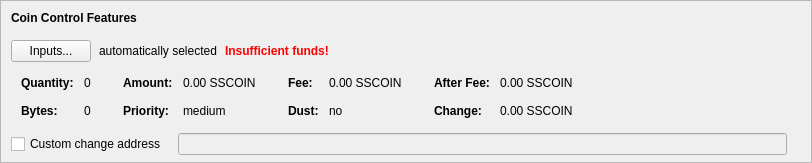
    <widget class="QFrame" name="frameCoinControl">
     <property name="sizePolicy">
      <sizepolicy hsizetype="Expanding" vsizetype="Expanding">
       <horstretch>0</horstretch>
       <verstretch>0</verstretch>
      </sizepolicy>
     </property>
     <property name="maximumSize">
      <size>
       <width>16777215</width>
       <height>16777215</height>
      </size>
     </property>
     <property name="frameShape">
      <enum>QFrame::StyledPanel</enum>
     </property>
     <property name="frameShadow">
      <enum>QFrame::Sunken</enum>
     </property>
     <layout class="QVBoxLayout" name="verticalLayoutCoinControl2">
      <property name="spacing">
       <number>0</number>
      </property>
      <property name="leftMargin">
       <number>0</number>
      </property>
      <property name="topMargin">
       <number>0</number>
      </property>
      <property name="rightMargin">
       <number>0</number>
      </property>
      <property name="bottomMargin">
       <number>6</number>
      </property>
      <item>
       <layout class="QVBoxLayout" name="verticalLayoutCoinControl" stretch="0,0,0,0,1">
        <property name="spacing">
         <number>0</number>
        </property>
        <property name="leftMargin">
         <number>10</number>
        </property>
        <property name="topMargin">
         <number>10</number>
        </property>
        <item>
         <layout class="QHBoxLayout" name="horizontalLayoutCoinControl1">
          <property name="bottomMargin">
           <number>15</number>
          </property>
          <item>
           <widget class="QLabel" name="labelCoinControlFeatures">
            <property name="sizePolicy">
             <sizepolicy hsizetype="Preferred" vsizetype="Maximum">
              <horstretch>0</horstretch>
              <verstretch>0</verstretch>
             </sizepolicy>
            </property>
            <property name="font">
             <font>
              <weight>75</weight>
              <bold>true</bold>
             </font>
            </property>
            <property name="styleSheet">
             <string notr="true">font-weight:bold;</string>
            </property>
            <property name="text">
             <string>Coin Control Features</string>
            </property>
           </widget>
          </item>
         </layout>
        </item>
        <item>
         <layout class="QHBoxLayout" name="horizontalLayoutCoinControl2" stretch="0,0,0,0">
          <property name="spacing">
           <number>8</number>
          </property>
          <property name="bottomMargin">
           <number>10</number>
          </property>
          <item>
           <widget class="QPushButton" name="pushButtonCoinControl">
            <property name="styleSheet">
             <string notr="true"/>
            </property>
            <property name="text">
             <string>Inputs...</string>
            </property>
            <property name="autoDefault">
             <bool>false</bool>
            </property>
           </widget>
          </item>
          <item>
           <widget class="QLabel" name="labelCoinControlAutomaticallySelected">
            <property name="text">
             <string>automatically selected</string>
            </property>
            <property name="margin">
             <number>5</number>
            </property>
           </widget>
          </item>
          <item>
           <widget class="QLabel" name="labelCoinControlInsuffFunds">
            <property name="font">
             <font>
              <weight>75</weight>
              <bold>true</bold>
             </font>
            </property>
            <property name="styleSheet">
             <string notr="true">color:red;font-weight:bold;</string>
            </property>
            <property name="text">
             <string>Insufficient funds!</string>
            </property>
            <property name="margin">
             <number>5</number>
            </property>
           </widget>
          </item>
          <item>
           <spacer name="horizontalSpacerCoinControl">
            <property name="orientation">
             <enum>Qt::Horizontal</enum>
            </property>
            <property name="sizeHint" stdset="0">
             <size>
              <width>40</width>
              <height>1</height>
             </size>
            </property>
           </spacer>
          </item>
         </layout>
        </item>
        <item>
         <widget class="QWidget" name="widgetCoinControl" native="true">
          <property name="sizePolicy">
           <sizepolicy hsizetype="Preferred" vsizetype="Preferred">
            <horstretch>0</horstretch>
            <verstretch>0</verstretch>
           </sizepolicy>
          </property>
          <property name="minimumSize">
           <size>
            <width>0</width>
            <height>0</height>
           </size>
          </property>
          <property name="styleSheet">
           <string notr="true"/>
          </property>
          <layout class="QHBoxLayout" name="horizontalLayoutCoinControl5">
           <property name="leftMargin">
            <number>0</number>
           </property>
           <property name="topMargin">
            <number>0</number>
           </property>
           <property name="rightMargin">
            <number>0</number>
           </property>
           <property name="bottomMargin">
            <number>0</number>
           </property>
           <item>
            <layout class="QHBoxLayout" name="horizontalLayoutCoinControl3" stretch="0,0,0,1">
             <property name="spacing">
              <number>20</number>
             </property>
             <property name="topMargin">
              <number>0</number>
             </property>
             <property name="bottomMargin">
              <number>10</number>
             </property>
             <item>
              <layout class="QFormLayout" name="formLayoutCoinControl1">
               <property name="horizontalSpacing">
                <number>10</number>
               </property>
               <property name="verticalSpacing">
                <number>14</number>
               </property>
               <property name="leftMargin">
                <number>10</number>
               </property>
               <property name="topMargin">
                <number>4</number>
               </property>
               <property name="rightMargin">
                <number>6</number>
               </property>
               <item row="0" column="0">
                <widget class="QLabel" name="labelCoinControlQuantityText">
                 <property name="font">
                  <font>
                   <weight>75</weight>
                   <bold>true</bold>
                  </font>
                 </property>
                 <property name="text">
                  <string>Quantity:</string>
                 </property>
                 <property name="margin">
                  <number>0</number>
                 </property>
                </widget>
               </item>
               <item row="0" column="1">
                <widget class="QLabel" name="labelCoinControlQuantity">
                 <property name="cursor">
                  <cursorShape>IBeamCursor</cursorShape>
                 </property>
                 <property name="contextMenuPolicy">
                  <enum>Qt::ActionsContextMenu</enum>
                 </property>
                 <property name="text">
                  <string notr="true">0</string>
                 </property>
                 <property name="margin">
                  <number>0</number>
                 </property>
                 <property name="textInteractionFlags">
                  <set>Qt::LinksAccessibleByMouse|Qt::TextSelectableByKeyboard|Qt::TextSelectableByMouse</set>
                 </property>
                </widget>
               </item>
               <item row="1" column="0">
                <widget class="QLabel" name="labelCoinControlBytesText">
                 <property name="font">
                  <font>
                   <weight>75</weight>
                   <bold>true</bold>
                  </font>
                 </property>
                 <property name="text">
                  <string>Bytes:</string>
                 </property>
                </widget>
               </item>
               <item row="1" column="1">
                <widget class="QLabel" name="labelCoinControlBytes">
                 <property name="cursor">
                  <cursorShape>IBeamCursor</cursorShape>
                 </property>
                 <property name="contextMenuPolicy">
                  <enum>Qt::ActionsContextMenu</enum>
                 </property>
                 <property name="text">
                  <string notr="true">0</string>
                 </property>
                 <property name="textInteractionFlags">
                  <set>Qt::LinksAccessibleByMouse|Qt::TextSelectableByKeyboard|Qt::TextSelectableByMouse</set>
                 </property>
                </widget>
               </item>
              </layout>
             </item>
             <item>
              <layout class="QFormLayout" name="formLayoutCoinControl2">
               <property name="horizontalSpacing">
                <number>10</number>
               </property>
               <property name="verticalSpacing">
                <number>14</number>
               </property>
               <property name="leftMargin">
                <number>6</number>
               </property>
               <property name="topMargin">
                <number>4</number>
               </property>
               <property name="rightMargin">
                <number>6</number>
               </property>
               <item row="0" column="0">
                <widget class="QLabel" name="labelCoinControlAmountText">
                 <property name="font">
                  <font>
                   <weight>75</weight>
                   <bold>true</bold>
                  </font>
                 </property>
                 <property name="text">
                  <string>Amount:</string>
                 </property>
                 <property name="margin">
                  <number>0</number>
                 </property>
                </widget>
               </item>
               <item row="0" column="1">
                <widget class="QLabel" name="labelCoinControlAmount">
                 <property name="cursor">
                  <cursorShape>IBeamCursor</cursorShape>
                 </property>
                 <property name="contextMenuPolicy">
                  <enum>Qt::ActionsContextMenu</enum>
                 </property>
                 <property name="text">
                  <string notr="true">0.00 SSCOIN</string>
                 </property>
                 <property name="textInteractionFlags">
                  <set>Qt::LinksAccessibleByMouse|Qt::TextSelectableByKeyboard|Qt::TextSelectableByMouse</set>
                 </property>
                </widget>
               </item>
               <item row="1" column="0">
                <widget class="QLabel" name="labelCoinControlPriorityText">
                 <property name="font">
                  <font>
                   <weight>75</weight>
                   <bold>true</bold>
                  </font>
                 </property>
                 <property name="text">
                  <string>Priority:</string>
                 </property>
                </widget>
               </item>
               <item row="1" column="1">
                <widget class="QLabel" name="labelCoinControlPriority">
                 <property name="cursor">
                  <cursorShape>IBeamCursor</cursorShape>
                 </property>
                 <property name="contextMenuPolicy">
                  <enum>Qt::ActionsContextMenu</enum>
                 </property>
                 <property name="text">
                  <string>medium</string>
                 </property>
                 <property name="textInteractionFlags">
                  <set>Qt::LinksAccessibleByMouse|Qt::TextSelectableByKeyboard|Qt::TextSelectableByMouse</set>
                 </property>
                </widget>
               </item>
              </layout>
             </item>
             <item>
              <layout class="QFormLayout" name="formLayoutCoinControl3">
               <property name="horizontalSpacing">
                <number>10</number>
               </property>
               <property name="verticalSpacing">
                <number>14</number>
               </property>
               <property name="leftMargin">
                <number>6</number>
               </property>
               <property name="topMargin">
                <number>4</number>
               </property>
               <property name="rightMargin">
                <number>6</number>
               </property>
               <item row="0" column="0">
                <widget class="QLabel" name="labelCoinControlFeeText">
                 <property name="font">
                  <font>
                   <weight>75</weight>
                   <bold>true</bold>
                  </font>
                 </property>
                 <property name="text">
                  <string>Fee:</string>
                 </property>
                 <property name="margin">
                  <number>0</number>
                 </property>
                </widget>
               </item>
               <item row="0" column="1">
                <widget class="QLabel" name="labelCoinControlFee">
                 <property name="cursor">
                  <cursorShape>IBeamCursor</cursorShape>
                 </property>
                 <property name="contextMenuPolicy">
                  <enum>Qt::ActionsContextMenu</enum>
                 </property>
                 <property name="text">
                  <string notr="true">0.00 SSCOIN</string>
                 </property>
                 <property name="textInteractionFlags">
                  <set>Qt::LinksAccessibleByMouse|Qt::TextSelectableByKeyboard|Qt::TextSelectableByMouse</set>
                 </property>
                </widget>
               </item>
               <item row="1" column="0">
                <widget class="QLabel" name="labelCoinControlLowOutputText">
                 <property name="font">
                  <font>
                   <weight>75</weight>
                   <bold>true</bold>
                  </font>
                 </property>
                 <property name="text">
                  <string>Dust:</string>
                 </property>
                </widget>
               </item>
               <item row="1" column="1">
                <widget class="QLabel" name="labelCoinControlLowOutput">
                 <property name="cursor">
                  <cursorShape>IBeamCursor</cursorShape>
                 </property>
                 <property name="contextMenuPolicy">
                  <enum>Qt::ActionsContextMenu</enum>
                 </property>
                 <property name="text">
                  <string>no</string>
                 </property>
                 <property name="textInteractionFlags">
                  <set>Qt::LinksAccessibleByMouse|Qt::TextSelectableByKeyboard|Qt::TextSelectableByMouse</set>
                 </property>
                </widget>
               </item>
              </layout>
             </item>
             <item>
              <layout class="QFormLayout" name="formLayoutCoinControl4">
               <property name="horizontalSpacing">
                <number>10</number>
               </property>
               <property name="verticalSpacing">
                <number>14</number>
               </property>
               <property name="leftMargin">
                <number>6</number>
               </property>
               <property name="topMargin">
                <number>4</number>
               </property>
               <property name="rightMargin">
                <number>6</number>
               </property>
               <item row="0" column="0">
                <widget class="QLabel" name="labelCoinControlAfterFeeText">
                 <property name="font">
                  <font>
                   <weight>75</weight>
                   <bold>true</bold>
                  </font>
                 </property>
                 <property name="text">
                  <string>After Fee:</string>
                 </property>
                 <property name="margin">
                  <number>0</number>
                 </property>
                </widget>
               </item>
               <item row="0" column="1">
                <widget class="QLabel" name="labelCoinControlAfterFee">
                 <property name="cursor">
                  <cursorShape>IBeamCursor</cursorShape>
                 </property>
                 <property name="contextMenuPolicy">
                  <enum>Qt::ActionsContextMenu</enum>
                 </property>
                 <property name="text">
                  <string notr="true">0.00 SSCOIN</string>
                 </property>
                 <property name="textInteractionFlags">
                  <set>Qt::LinksAccessibleByMouse|Qt::TextSelectableByKeyboard|Qt::TextSelectableByMouse</set>
                 </property>
                </widget>
               </item>
               <item row="1" column="0">
                <widget class="QLabel" name="labelCoinControlChangeText">
                 <property name="font">
                  <font>
                   <weight>75</weight>
                   <bold>true</bold>
                  </font>
                 </property>
                 <property name="text">
                  <string>Change:</string>
                 </property>
                </widget>
               </item>
               <item row="1" column="1">
                <widget class="QLabel" name="labelCoinControlChange">
                 <property name="cursor">
                  <cursorShape>IBeamCursor</cursorShape>
                 </property>
                 <property name="contextMenuPolicy">
                  <enum>Qt::ActionsContextMenu</enum>
                 </property>
                 <property name="text">
                  <string notr="true">0.00 SSCOIN</string>
                 </property>
                 <property name="textInteractionFlags">
                  <set>Qt::LinksAccessibleByMouse|Qt::TextSelectableByKeyboard|Qt::TextSelectableByMouse</set>
                 </property>
                </widget>
               </item>
              </layout>
             </item>
            </layout>
           </item>
          </layout>
         </widget>
        </item>
        <item>
         <layout class="QHBoxLayout" name="horizontalLayoutCoinControl4" stretch="0,0,0">
          <property name="spacing">
           <number>12</number>
          </property>
          <property name="sizeConstraint">
           <enum>QLayout::SetDefaultConstraint</enum>
          </property>
          <property name="topMargin">
           <number>5</number>
          </property>
          <property name="rightMargin">
           <number>5</number>
          </property>
          <item>
           <widget class="QCheckBox" name="checkBoxCoinControlChange">
            <property name="toolTip">
             <string>If this is activated, but the change address is empty or invalid, change will be sent to a newly generated address.</string>
            </property>
            <property name="text">
             <string>Custom change address</string>
            </property>
           </widget>
          </item>
          <item>
           <widget class="QValidatedLineEdit" name="lineEditCoinControlChange">
            <property name="enabled">
             <bool>false</bool>
            </property>
            <property name="sizePolicy">
             <sizepolicy hsizetype="Expanding" vsizetype="Fixed">
              <horstretch>0</horstretch>
              <verstretch>0</verstretch>
             </sizepolicy>
            </property>
           </widget>
          </item>
          <item>
           <widget class="QLabel" name="labelCoinControlChangeLabel">
            <property name="sizePolicy">
             <sizepolicy hsizetype="Preferred" vsizetype="Expanding">
              <horstretch>0</horstretch>
              <verstretch>0</verstretch>
             </sizepolicy>
            </property>
            <property name="minimumSize">
             <size>
              <width>0</width>
              <height>0</height>
             </size>
            </property>
            <property name="text">
             <string/>
            </property>
            <property name="margin">
             <number>3</number>
            </property>
           </widget>
          </item>
         </layout>
        </item>
        <item>
         <spacer name="verticalSpacerCoinControl">
          <property name="orientation">
           <enum>Qt::Vertical</enum>
          </property>
          <property name="sizeHint" stdset="0">
           <size>
            <width>800</width>
            <height>1</height>
           </size>
          </property>
         </spacer>
        </item>
       </layout>
      </item>
     </layout>
    </widget>
